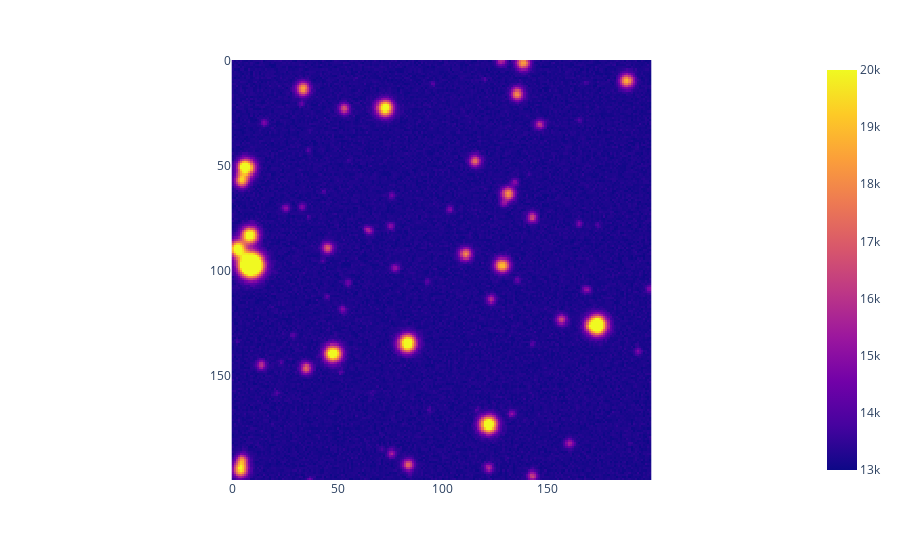

The notebook cell this image was saved under:
### Code cell
sky, train = create_sky(size=200)
px.imshow(sky, 13000, 20000)

### Figure 1 — Plotly figure (JSON) as saved in the notebook; plotly's stock layout.template omitted (floating-point values rounded to 4 significant figures; data arrays with more than 128 entries replaced by an {"elided": "..."} marker saying what was removed)
{"data": [{"coloraxis": "coloraxis", "hovertemplate": "x: %{x}<br>y: %{y}<br>color: %{z}<extra></extra>", "name": "0", "type": "heatmap", "xaxis": "x", "yaxis": "y", "z": {"elided": "200x200 float values"}}], "layout": {"coloraxis": {"cmax": 20000, "cmin": 13000, "colorscale": [[0, "#0d0887"], [0.1111, "#46039f"], [0.2222, "#7201a8"], [0.3333, "#9c179e"], [0.4444, "#bd3786"], [0.5556, "#d8576b"], [0.6667, "#ed7953"], [0.7778, "#fb9f3a"], [0.8889, "#fdca26"], [1, "#f0f921"]]}, "margin": {"t": 60}, "xaxis": {"anchor": "y", "constrain": "domain", "domain": [0, 1], "scaleanchor": "y"}, "yaxis": {"anchor": "x", "autorange": "reversed", "constrain": "domain", "domain": [0, 1]}}}
